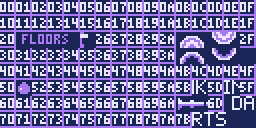
#> input picture gfx/src/hud/GFX_DC.png, 128 x 64 px (shown 2 times larger)
$ python make_trace_rom.py
#> lines starting #> are read from the running program, lines starting #| are printed output that depends on the picture
#!/usr/bin/env python3
"""Research helper for docs/gfx/art_map.md: build a PRIVATE copy of the ROM whose placeholder sheets carry a machine-readable
(sheet id, tile index) code in their last two pixel rows, so every tile found in VRAM can be traced back to its exact sheet and
tile index (the normal placeholders only show the tile index, identically in every sheet).

  .venv/bin/python tools/art/make_trace_rom.py          # -> build/art_research/trace/build/hush.sfc

Nothing in the real repo is touched: the repo is rsynced into build/art_research/trace/ (gitignored), the PNGs there are
patched, and that copy is built with its own tools/build.py. The vanilla ROM stays a symlink to rom/vanilla.sfc (never copied).
Code format (see decode() below): value = sheet_code * tiles_per_sheet + tile_idx written in base len(DIGITS) over the last
16 pixels (rows 6-7) of each 8x8 tile, most significant digit first, using palette indices that satisfy every colour rule.
"""
from __future__ import annotations

import shutil
import subprocess
import sys
from pathlib import Path

from PIL import Image

ROOT = Path(__file__).resolve().parents[2]
T = ROOT / "build" / "art_research" / "trace"
DIGITS3 = [1, 2, 3, 4, 6]        # 3bpp: avoids 5 (amber: forbidden in player sheets) and 7 (violet: forbidden in env/danger)
DIGITS2 = [1, 2, 3]              # 2bpp HUD
NDIG3, NDIG2 = 7, 7


def encode_value(value: int, digits: list[int], n: int) -> list[int]:
    out = []
    for _ in range(n):
        out.append(digits[value % len(digits)])
        value //= len(digits)
    return out[::-1]


def decode_value(pix: list[int], digits: list[int]) -> int:
    v = 0
    for p in pix:
        v = v * len(digits) + digits.index(p)
    return v


def code_of(name: str) -> int:
    return int(name.split("_")[1], 16)


def patch_png(path: Path, level: int = 0) -> bool:
    """level 0: (sheet, tile) code on every tile; 1: sheet code only, on non-blank tiles (compresses better); 2: untouched."""
    name = path.stem
    if not name.startswith("GFX_"):
        return False
    im = Image.open(path)
    if im.mode != "P":
        return False
    w, h = im.size
    bpp3 = im.getpalette() is not None and (len(im.getpalette()) // 3) > 4
    sheet = code_of(name)
    if sheet in (0x39, 0x40, 0x41):      # title sheets are laid out by tools/gfx_title.py
        return False
    if level >= 2:
        return False
    px = im.load()
    digits, n = (DIGITS3, NDIG3) if bpp3 else (DIGITS2, NDIG2)
    tpr = w // 8
    for ty in range(h // 8):
        for tx in range(tpr):
            idx = ty * tpr + tx
            if level == 0:
                d = encode_value(((sheet - 0xDA) if not bpp3 else sheet) * 128 + idx, digits, n)
                pos = [(k % 8, 6 + k // 8) for k in range(n)]
            else:
                if not any(px[tx * 8 + x, ty * 8 + y] for x in range(8) for y in range(8)):
                    continue
                d = encode_value(sheet, digits, 4 if bpp3 else 5)
                pos = [(4 + k, 7) for k in range(len(d))] if bpp3 else [(3 + k, 7) for k in range(len(d))]
            for (x, y), dv in zip(pos, d):
                px[tx * 8 + x, y + ty * 8] = dv
    im.save(path, transparency=0)
    return True


def main() -> int:
    if T.exists():
        shutil.rmtree(T, ignore_errors=True)
    T.mkdir(parents=True)
    subprocess.check_call(["rsync", "-a", "--exclude", "build", "--exclude", ".git", "--exclude", "vendor", "--exclude", ".venv",
                           "--exclude", ".tools", "--exclude", "rom", "--exclude", "dist", "--exclude", "telemetry", str(ROOT) + "/", str(T) + "/"])
#> (this line was passed over: subprocess is not available in this run)
    for d in ("vendor", ".venv", ".tools", "rom"):
        (T / d).symlink_to(ROOT / d)
    (T / "build").mkdir()
    import re
    levels: dict[str, int] = {}
    subprocess.check_call([str(T / ".venv/bin/python"), "tools/roomgen.py"], cwd=T, stdout=subprocess.DEVNULL)
#> (this line was passed over: subprocess is not available in this run)
    for attempt in range(4):
        pristine = ROOT / "gfx" / "src"
        for p in sorted(pristine.rglob("GFX_*.png")):
            shutil.copy2(p, T / "gfx" / "src" / p.relative_to(pristine))
        n = sum(patch_png(p, levels.get(p.stem, 0)) for p in sorted((T / "gfx" / "src").rglob("GFX_*.png")))
#> in patch_png, im is the input picture: PIL image 128x64 P; mean R, G, B, A 110.8, 105.9, 161.7, 255
#> in patch_png, `bpp3 = im.getpalette() is not None and (len(im.getpalette()) // 3) > 4`: bpp3 = True
#> in patch_png, `digits, n = (DIGITS3, NDIG3) if bpp3 else (DIGITS2, NDIG2)`: digits = [1, 2, 3, 4, 6]; n = 7
#> in patch_png, `im.save(path, transparency=0)`:
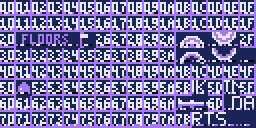
#> saved as GFX_DC.png: PIL image 128x64 P (shown 2 times larger); mean R, G, B, A 120.7, 113.4, 168.4, 255
        print(f"attempt {attempt}: patched {n} sheets; downgraded: {levels}")
        r = subprocess.run([str(T / ".venv/bin/python"), "tools/build.py", "build"], cwd=T, capture_output=True, text=True)
        if r.returncode == 0:
            print(r.stdout.strip().splitlines()[-1])
            return 0
        bad = re.findall(r"- (GFX_[0-9A-F]+): compressed", r.stdout + r.stderr)
        if not bad:
            print(r.stdout, r.stderr)
            return r.returncode
        for b in bad:
            levels[b] = levels.get(b, 0) + 1
    return 1


if __name__ == "__main__":
    sys.exit(main())
#> (the call stopped at in main, `r = subprocess.run([str(T / ".venv/bin/python"), "tools/build.py", "bu..`: subprocess is not available in this run)
